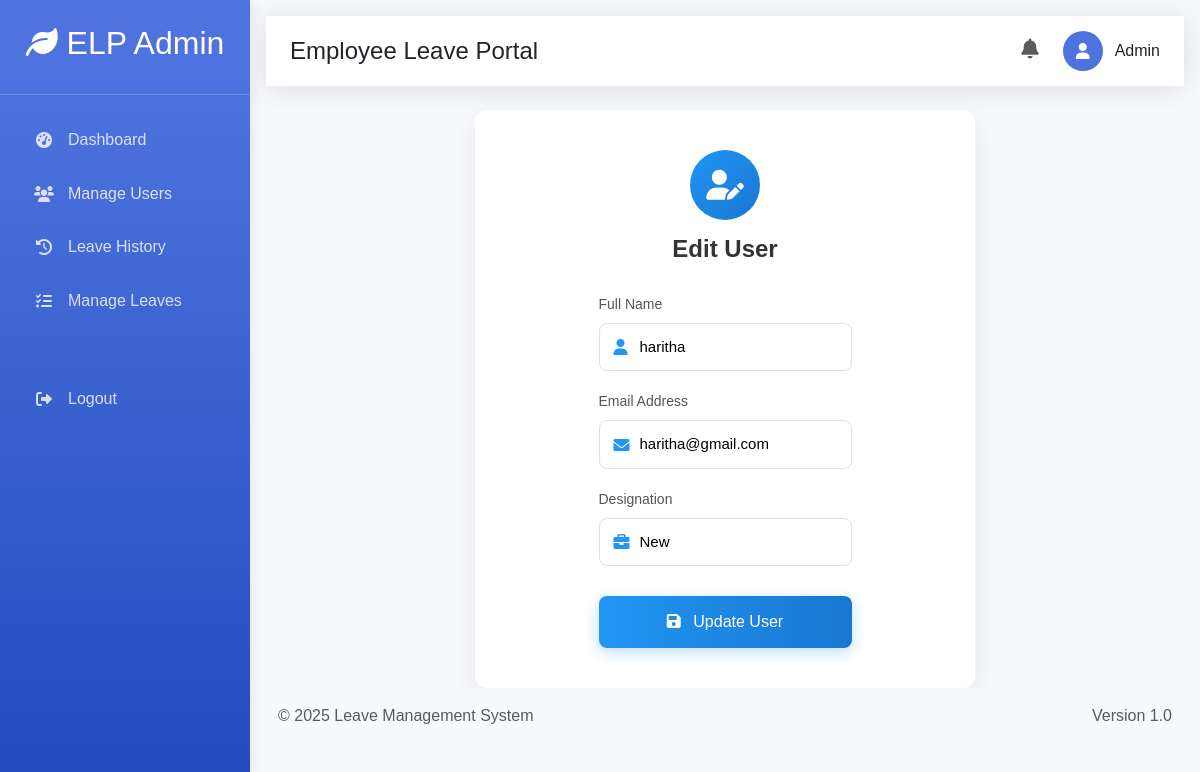
Page /admin/edit_user.php?id=24 (signed in) on the committed database.
### tables this page shows
CREATE TABLE `users` (
  `id` int(11) NOT NULL,
  `name` varchar(255) NOT NULL,
  `email` varchar(255) NOT NULL,
  `designation` varchar(100) NOT NULL,
  `mobile` varchar(15) NOT NULL,
  `gender` varchar(10) NOT NULL,
  `password` varchar(255) NOT NULL,
  `role` enum('employee','admin') NOT NULL DEFAULT 'employee'
);

### admin/edit_user.php (the view, shortened to what this page needs)
<?php
include('../config/db.php');
$user_id = intval($_GET['id']);
$query = "SELECT * FROM users WHERE id = ?";
$stmt = mysqli_prepare($conn, $query);
mysqli_stmt_bind_param($stmt, "i", $user_id);
mysqli_stmt_execute($stmt);
$result = mysqli_stmt_get_result($stmt);
$user = mysqli_fetch_assoc($result);
?>
<?php include('header.php'); ?>
<div style="background: white; border-radius: 12px; box-shadow: 0 10px 30px rgba(0, 0, 0, 0.08); padding: 40px; width: 100%; max-width: 500px;margin: auto; display: flex; flex-direction: column; align-items: center; justify-content: center;">
    <div style="text-align: center; margin-bottom: 30px;">
        <div style="background: linear-gradient(135deg, #2196F3 0%, #1976D2 100%); width: 70px; height: 70px; border-radius: 50%; display: inline-flex; justify-content: center; align-items: center; margin-bottom: 15px;">
            <i class="fas fa-user-edit" style="font-size: 30px; color: white;"></i>
        </div>
        <h2 style="color: #333; margin: 0; font-size: 24px; font-weight: 600;">Edit User</h2>
    </div>
    <form method="POST" style="display: flex; flex-direction: column; gap: 20px;">
        <div style="display: grid; grid-template-columns: 1fr; gap: 8px;">
            <label style="color: #555; font-weight: 500; font-size: 14px;">Full Name</label>
            <div style="position: relative;">
                <i class="fas fa-user" style="position: absolute; left: 15px; top: 50%; transform: translateY(-50%); color: #2196F3;"></i>
                <input type="text" name="name" value="<?php echo htmlspecialchars($user['name']); ?>" required
                       style="width: 100%; padding: 12px 12px 12px 40px; border: 1px solid #e0e0e0; border-radius: 8px; font-size: 15px; transition: all 0.3s;"
                       onfocus="this.style.borderColor='#2196F3'; this.style.boxShadow='0 0 0 3px rgba(33, 150, 243, 0.2)';"
                       onblur="this.style.borderColor='#e0e0e0'; this.style.boxShadow='none';">
            </div>
        </div>
        <div style="display: grid; grid-template-columns: 1fr; gap: 8px;">
            <label style="color: #555; font-weight: 500; font-size: 14px;">Email Address</label>
            <div style="position: relative;">
                <i class="fas fa-envelope" style="position: absolute; left: 15px; top: 50%; transform: translateY(-50%); color: #2196F3;"></i>
                <input type="email" name="email" value="<?php echo htmlspecialchars($user['email']); ?>" required
                       style="width: 100%; padding: 12px 12px 12px 40px; border: 1px solid #e0e0e0; border-radius: 8px; font-size: 15px; transition: all 0.3s;"
                       onfocus="this.style.borderColor='#2196F3'; this.style.boxShadow='0 0 0 3px rgba(33, 150, 243, 0.2)';"
                       onblur="this.style.borderColor='#e0e0e0'; this.style.boxShadow='none';">
            </div>
        </div>
        <div style="display: grid; grid-template-columns: 1fr; gap: 8px;">
            <label style="color: #555; font-weight: 500; font-size: 14px;">Designation</label>
            <div style="position: relative;">
                <i class="fas fa-briefcase" style="position: absolute; left: 15px; top: 50%; transform: translateY(-50%); color: #2196F3;"></i>
                <input type="text" name="designation" value="<?php echo htmlspecialchars($user['designation'] ?? ''); ?>" required
                       style="width: 100%; padding: 12px 12px 12px 40px; border: 1px solid #e0e0e0; border-radius: 8px; font-size: 15px; transition: all 0.3s;"
                       onfocus="this.style.borderColor='#2196F3'; this.style.boxShadow='0 0 0 3px rgba(33, 150, 243, 0.2)';"
                       onblur="this.style.borderColor='#e0e0e0'; this.style.boxShadow='none';">
            </div>
        </div>
        <button type="submit"
                style="background: linear-gradient(to right, #2196F3, #1976D2); color: white; padding: 14px; border: none; border-radius: 8px; font-size: 16px; font-weight: 500; cursor: pointer; transition: all 0.3s; margin-top: 10px; box-shadow: 0 4px 15px rgba(33, 150, 243, 0.3);"
                onmouseover="this.style.transform='translateY(-2px)'; this.style.boxShadow='0 6px 20px rgba(33, 150, 243, 0.4)';"
                onmouseout="this.style.transform='translateY(0)'; this.style.boxShadow='0 4px 15px rgba(33, 150, 243, 0.3)';">
            <i class="fas fa-save" style="margin-right: 8px;"></i> Update User
        </button>
    </form>
</div>
<?php include('footer.php'); ?>

### admin/header.php (style rules this page uses)
:root { --primary-color: #4e73df; --secondary-color: #858796; --success-color: #1cc88a; --info-color: #36b9cc; --warning-color: #f6c23e; --danger-color: #e74a3b; }
body { font-family: 'Nunito', sans-serif; background-color: #f8f9fc; }

### rows in the picture
users: name "haritha", email "haritha@gmail.com", designation "New"
